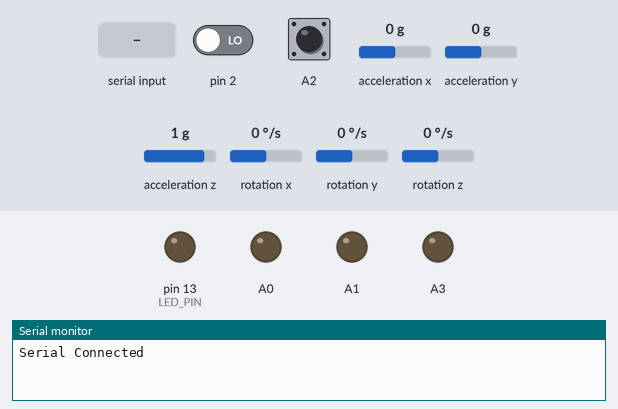
Simulated run of this sketch. Board: Arduino Uno, built with avr-gcc and run on an emulated ATmega328P. Shown: output pins drawn as LEDs (lit = HIGH), the last lines printed to the serial monitor. The test bench sets the inputs (shaded band); at power-on: A2 HIGH, pin 2 LOW, acceleration x 0 g, acceleration y 0 g, acceleration z 1 g, rotation x 0 °/s, rotation y 0 °/s, rotation z 0 °/s. The sensor or clock chip raises its interrupt line as the real part does.

Above: at 0.9 s.
1.0 s: "back\n" received over Serial
At 3.1 s:
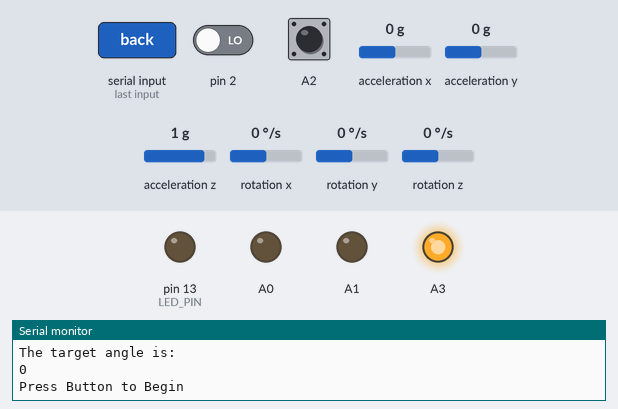
3.5 s: A2 pulled LOW for 0.15 s
At 6.6 s:
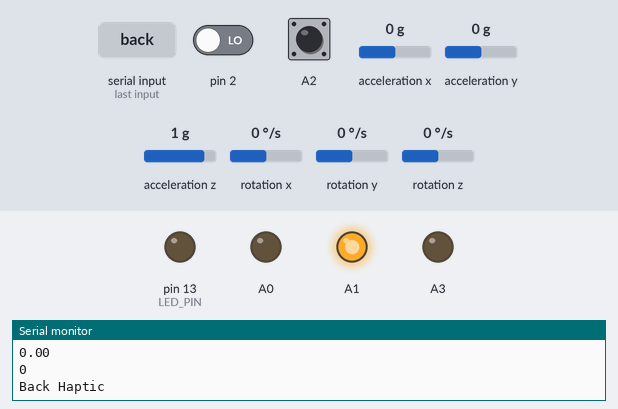
Timing chart, 0 to 8.1 s (numbered marks = the images above; inputs shaded):
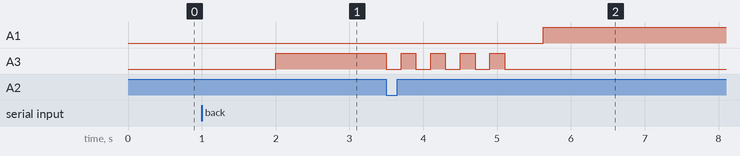

Measured:
- after the input at 1.0 s, A3: LOW → HIGH after 1.0 s
- after the input at 3.5 s, A1: LOW → HIGH after 2.1 s; A3: alternates HIGH for 0.20 s and LOW for 0.20 s, 9 changes in all, then stays LOW, starting at once

The sketch:

MainScriptWithLibrary.ino
```cpp
/*********************************************************************
This sketch reads data from an MPU 6050 IMU, and sends it via
serial to whatever device it is connected to.

NB: It uses a library written in C

This sketch includes code supplied by Adafruit and Jeff Rowberg

The author of this sketch is David Jedeikin, and it has been developed
as part of an HCARD postgraduate project at Imperial College London
*********************************************************************/
#include "Mainlibs.h"

// *************************** IMU INTRERRUPT PRESETUP ********************************
void dmpDataReady() {
    mpuInterrupt = true;
}

//***************************** HAPTIC PRE SETUP CODE *********************************

String HapticCommand = "Nan";
unsigned long PreviousMillis = 0;
const long Interval = 500;          // Change here to change the vibration motor period


//********************************* SETUP CODE *********************************

void setup() {

    SetupSerial();
    GetTrargetAngle();
    ButtonLEDSetup();
    HapticSetup();
    SetupIMU();
}

//********************************* MAIN PROGRAM *********************************

void loop() {

    Angle = GetAngle();
    Serial.println(Angle);

  //<<<<<<<<<<<<<<<<<<<<<<<<<<<< HAPTIC >>>>>>>>>>>>>>>>>>>>>>>>

  unsigned long CurrentMillis = millis();
  unsigned long CurrentInverval = CurrentMillis - PreviousMillis ;


  // Check for Haptic Feedback command
  if (CurrentInverval >  Interval){
    digitalWrite(A0, LOW);
  }

    if (CurrentInverval >  Interval){
    digitalWrite(A1, LOW);
  }

  // Check if angle == angle
  int difference = Angle - TargetAngle;
  difference = abs(difference);

  if (difference < 1) {
      Serial.println("Back Haptic");
      digitalWrite(A1, HIGH);
      PreviousMillis = CurrentMillis;
    }
    else if (HapticCommand == "back") {
      Serial.println("Back Haptic");
      digitalWrite(A1, HIGH);
      PreviousMillis = CurrentMillis;
    }
  }
```

MainLibrary.cpp
```cpp
// Includes
#include "Mainlibs.h"
#include <Arduino.h>


// 1:<<<<<<<<<<<<<<<<<<<<<<<<<<<<< Serial Setup>>>>>>>>>>>>>>>>>>>>>>>>>>>>>>>>>>>>>>
void SetupSerial(void){
  Serial.begin(115200);
  while (!Serial) ;           //Wait for serial
  Serial.println("Serial Connected");
}

// 2:<<<<<<<<<<<<<<<<<<<<<<<<<<<<< Target Angle Setup >>>>>>>>>>>>>>>>>>>>>>>>>>>>>>>>>>>>>>
void GetTrargetAngle(void){
     // Wait for target angle
    while (!Serial.available()){};
    TargetAngle = Serial.parseInt();
    Serial.println(F("The target angle is: "));
    Serial.println(TargetAngle);
}

// 3:<<<<<<<<<<<<<<<<<<<<<<<<<<<<< Button & LED setup >>>>>>>>>>>>>>>>>>>>>>>>>>>>>>>>>>>>>>
void ButtonLEDSetup(void){
    Serial.begin(115200);
    pinMode(A2,INPUT_PULLUP);
    pinMode(A3,OUTPUT);
    digitalWrite(A3,HIGH);
    Serial.println("Press Button to Begin");
  // MULTIPLE WHILE LOOPS ACTS AS A CRUDE DEBOUNCE
  while(digitalRead(A2) != 0){}           // Hang while button isnt pressed
  Serial.println(F("Button Pressed"));
  int i;
  for (i = 1; i < 5; i = i+1) {
    digitalWrite(A3, LOW);
    delay(200);
    digitalWrite(A3, HIGH);
    delay(200);
  }
    digitalWrite(A3, LOW);
}

// 4:<<<<<<<<<<<<<<<<<<<<<<<<<<<<< HAPTIC setup >>>>>>>>>>>>>>>>>>>>>>>>>>>>>>>>>>>>>>
void HapticSetup(void){
  pinMode(A0, OUTPUT);
  pinMode(A1, OUTPUT);
}

// 5:<<<<<<<<<<<<<<<<<<<<<<<<<<<<< IMU setup >>>>>>>>>>>>>>>>>>>>>>>>>>>>>>>>>>>>>>

void SetupIMU(void){
    // join I2C bus (I2Cdev library doesn't do this automatically)
    #if I2CDEV_IMPLEMENTATION == I2CDEV_ARDUINO_WIRE
        Wire.begin();
        TWBR = 24; // 400kHz I2C clock (200kHz if CPU is 8MHz)
    #elif I2CDEV_IMPLEMENTATION == I2CDEV_BUILTIN_FASTWIRE
        Fastwire::setup(400, true);
    #endif

    // initialize device
    Serial.println(F("Initializing I2C devices..."));
    mpu.initialize();

    // verify connection
    Serial.println(F("Testing device connections..."));
    Serial.println(mpu.testConnection() ? F("MPU6050 connection successful") : F("MPU6050 connection failed"));

    // wait for ready
    Serial.println(F("Read to Rumble!!!!"));
    //while (Serial.available() && Serial.read()); // empty buffer
    //while (!Serial.available());                 // wait for data
    //while (Serial.available() && Serial.read()); // empty buffer again

    // load and configure the DMP
    Serial.println(F("Initializing DMP..."));
    devStatus = mpu.dmpInitialize();

    // supply your own gyro offsets here, scaled for min sensitivity
    mpu.setXGyroOffset(49);
    mpu.setYGyroOffset(51);
    mpu.setZGyroOffset(14);
    mpu.setXAccelOffset(155);
    mpu.setYAccelOffset(-247);
    mpu.setZAccelOffset(868);

    // make sure it worked (returns 0 if so)
    if (devStatus == 0) {
        // turn on the DMP, now that it's ready
        Serial.println(F("Enabling DMP..."));
        mpu.setDMPEnabled(true);

        // enable Arduino interrupt detection
        Serial.println(F("Enabling interrupt detection (Arduino external interrupt 0)..."));
        attachInterrupt(0, dmpDataReady, RISING);
        mpuIntStatus = mpu.getIntStatus();

        // set our DMP Ready flag so the main loop() function knows it's okay to use it
        Serial.println(F("DMP ready! Waiting for first interrupt..."));
        dmpReady = true;

        // get expected DMP packet size for later comparison
        packetSize = mpu.dmpGetFIFOPacketSize();
    } else {
        // ERROR!
        // 1 = initial memory load failed
        // 2 = DMP configuration updates failed
        // (if it's going to break, usually the code will be 1)
        Serial.print(F("DMP Initialization failed (code "));
        Serial.print(devStatus);
        Serial.println(F(")"));
    }

    // configure LED for output
    pinMode(LED_PIN, OUTPUT);

}

// 6:<<<<<<<<<<<<<<<<<<<<<<<<<<<<< IMU setup >>>>>>>>>>>>>>>>>>>>>>>>>>>>>>>>>>>>>>

int GetAngle(void){
      // if programming failed, don't try to do anything
    if (!dmpReady) return;

    // wait for MPU interrupt or extra packet(s) available
    while (!mpuInterrupt && fifoCount < packetSize) {
    }

    // reset interrupt flag and get INT_STATUS byte
    mpuInterrupt = false;
    mpuIntStatus = mpu.getIntStatus();

    // get current FIFO count
    fifoCount = mpu.getFIFOCount();

    // check for overflow (this should never happen unless our code is too inefficient)
    if ((mpuIntStatus & 0x10) || fifoCount == 1024) {
        // reset so we can continue cleanly
        mpu.resetFIFO();
        // CURRENTLY CODE IS INEFFICIENT
        //Serial.println(F("FIFO overflow!"));

    // otherwise, check for DMP data ready interrupt (this should happen frequently)
    } else if (mpuIntStatus & 0x02) {
        // wait for correct available data length, should be a VERY short wait
        while (fifoCount < packetSize) fifoCount = mpu.getFIFOCount();

        // read a packet from FIFO
        mpu.getFIFOBytes(fifoBuffer, packetSize);

        // track FIFO count here in case there is > 1 packet available
        // (this lets us immediately read more without waiting for an interrupt)
        fifoCount -= packetSize;


          // display Euler angles in degrees
          mpu.dmpGetQuaternion(&q, fifoBuffer);
          mpu.dmpGetGravity(&gravity, &q);
          mpu.dmpGetYawPitchRoll(ypr, &q, &gravity);
          //Serial.print("ypr\t");
          //Serial.print(ypr[0] * 180/M_PI);
          //Serial.print("\t");
          //Serial.print(ypr[1] * 180/M_PI);
          //Serial.print("\t");
          Serial.println(-ypr[2] * 180/M_PI);
          int AngleNow = -ypr[2] * 180/M_PI;
          return AngleNow;

        // blink LED to indicate activity
        blinkState = !blinkState;
        digitalWrite(LED_PIN, blinkState);
    }
}
```

Mainlibs.h
```cpp
#ifndef Mainlibs_H
#define Mainlibs_H

// Includes definitions
#include <Arduino.h>

//<<<<<<<<<<<<<<<<<<<<<<<<<<<<<<<< IMU DEFINES AND PRESETUP >>>>>>>>>>>>>>>>>>>>>>>>>>>>
#include "I2Cdev.h"
#include "MPU6050_6Axis_MotionApps20.h"
#if I2CDEV_IMPLEMENTATION == I2CDEV_ARDUINO_WIRE
    #include "Wire.h"
#endif

MPU6050 mpu;

#define LED_PIN 13 // (Arduino is 13, Teensy is 11, Teensy++ is 6)
bool blinkState = false;

// MPU control/status vars
bool dmpReady = false;  // set true if DMP init was successful
uint8_t mpuIntStatus;   // holds actual interrupt status byte from MPU
uint8_t devStatus;      // return status after each device operation (0 = success, !0 = error)
uint16_t packetSize;    // expected DMP packet size (default is 42 bytes)
uint16_t fifoCount;     // count of all bytes currently in FIFO
uint8_t fifoBuffer[64]; // FIFO storage buffer

// orientation/motion vars
Quaternion q;           // [w, x, y, z]         quaternion container
VectorInt16 aa;         // [x, y, z]            accel sensor measurements
VectorInt16 aaReal;     // [x, y, z]            gravity-free accel sensor measurements
VectorInt16 aaWorld;    // [x, y, z]            world-frame accel sensor measurements
VectorFloat gravity;    // [x, y, z]            gravity vector
float euler[3];         // [psi, theta, phi]    Euler angle container
float ypr[3];           // [yaw, pitch, roll]   yaw/pitch/roll container and gravity vector

// packet structure for InvenSense teapot demo
uint8_t teapotPacket[14] = { '$', 0x02, 0,0, 0,0, 0,0, 0,0, 0x00, 0x00, '\r', '\n' };

volatile bool mpuInterrupt = false;


// ************************************ HAPTIC DEFINES **********************************

int TargetAngle;
int Angle;


void dmpDataReady(void);

//<<<<<<<<<<<<<<<<<<<<<<<<<<<<<<<<<<<< Function Prototypes >>>>>>>>>>>>>>>>>>>>>>>>>>>>>>>>>
// 1:<<<<<<<<<<<<<<<<<<<<<<<<<<<<< Serial Setup>>>>>>>>>>>>>>>>>>>>>>>>>>>>>>>>>>>>>>
void SetupSerial(void);
// 2:<<<<<<<<<<<<<<<<<<<<<<<<<<<<< Target Angle Setup >>>>>>>>>>>>>>>>>>>>>>>>>>>>>>>>>>>>>>
void GetTrargetAngle(void);
// 3:<<<<<<<<<<<<<<<<<<<<<<<<<<<<< Button & LED setup >>>>>>>>>>>>>>>>>>>>>>>>>>>>>>>>>>>>>>
void ButtonLEDSetup(void);
// 4:<<<<<<<<<<<<<<<<<<<<<<<<<<<<< HAPTIC setup >>>>>>>>>>>>>>>>>>>>>>>>>>>>>>>>>>>>>>
void HapticSetup(void);
// 5:<<<<<<<<<<<<<<<<<<<<<<<<<<<<< IMU setup >>>>>>>>>>>>>>>>>>>>>>>>>>>>>>>>>>>>>>
void SetupIMU(void);
// 6:<<<<<<<<<<<<<<<<<<<<<<<<<<<<< IMU setup >>>>>>>>>>>>>>>>>>>>>>>>>>>>>>>>>>>>>>
int GetAngle(void);


#endif
```
